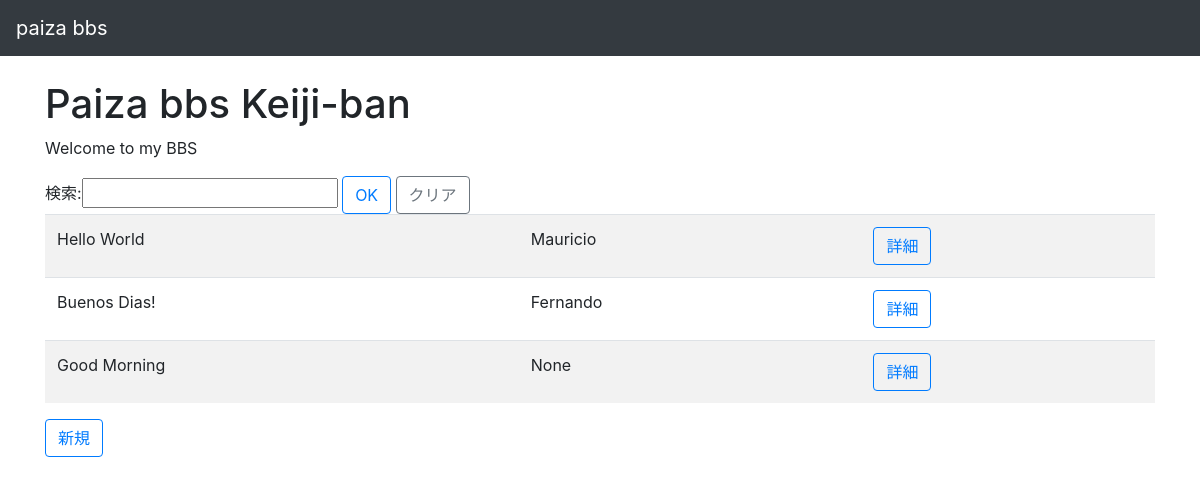
The page /bbs/ on the database as committed earlier.
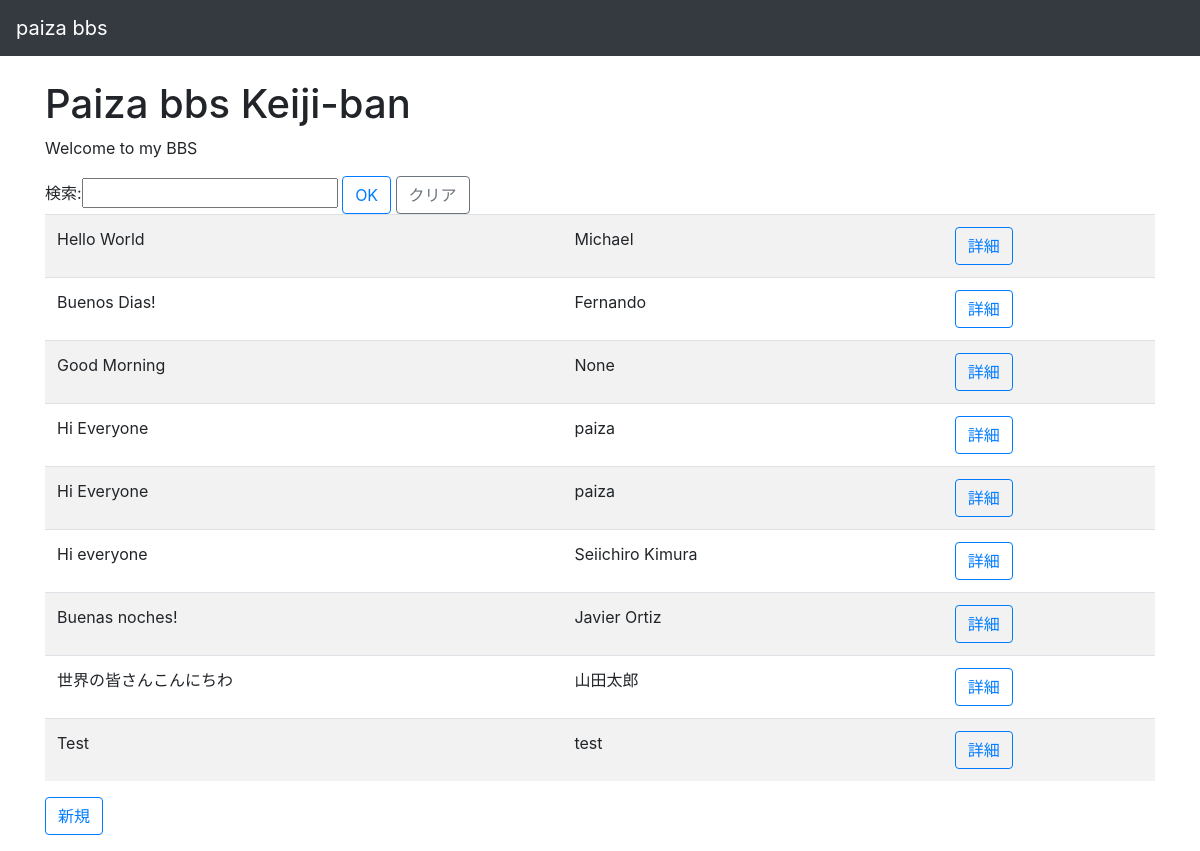
The same page on the database as committed later.
### bbs/models.py (models this page shows, shortened)
class Article(models.Model):
    content = models.CharField(max_length=200)
    user_name = models.CharField(max_length=200, null = True)

### bbs/views.py (the view)
# urls.py: path('', views.index, name='index'),
def index(request):
    searchForm = SearchForm(request.GET)
    if searchForm.is_valid():
        keyword =  searchForm.cleaned_data['keyword']
        articles = Article.objects.filter(content__contains=keyword)
    else:
        searchForm = SearchForm()
        articles = Article.objects.all()
    context = {
        'message': 'Welcome to my BBS',
        'articles': articles,
        'searchForm': searchForm,
    }
    return render(request, 'bbs/index.html', context)

### bbs/forms.py
class SearchForm(forms.Form):
    keyword = forms.CharField(label='検索', max_length=100)

### bbs/templates/bbs/index.html
{% extends './base.html' %}
{% block content %}
    <h1>Paiza bbs Keiji-ban</h1>
    <p>{{ message }}</p>
    {% if searchForm %}
      <form action='{% url "bbs:index" %}' method='get'>
        <div class='form.group'>
          {{ searchForm }}
          <input type='submit' class='btn btn-outline-primary' value='OK'>
          <a href='{% url "bbs:index" %}' class='btn btn-outline-secondary'>クリア</a>
        </div>
      </form>
    {% endif %}
    <table class='table table-striped table-hover'>
      {% for article in articles %}
      <tr>
          <td>{{ article.content }}</td>
          <td>{{ article.user_name }}</td>
          <td>
            <a href="{% url 'bbs:detail' article.id %}" class='btn btn-outline-primary'>詳細</a>
          </td>
      </tr>
      {% endfor %}
    </table>
    <p>
      <a href="{% url 'bbs:new' %}" class='btn btn-outline-primary'>新規</a>
    </p>
{% endblock %}

### bbs/templates/bbs/base.html (shortened to what this page needs)
<!DOCTYPE html>
<html lang="ja">
  <head>
    <link rel='stylesheet' href='https://maxcdn.bootstrapcdn.com/bootstrap/4.0.0/css/bootstrap.min.css'&gt;>
  </head>
  <body>
    <nav class='navbar navbar-expand-md navbar-dark bg-dark fixed-top'>
      <a class='navbar-brand' href='{% url "bbs:index" %}'>paiza bbs</a>
    </nav>
    <div class='container'>
      {% block content %}
      {% endblock %}
    </div>
  </body>
</html>

### bbs/templates/bbs/base.html (style rules this page uses)
body { padding-top: 80px; }

Rows that differ between the two databases and show on the page:
changed Article "Hello World": user_name "Mauricio" → "Michael"
added Article: content "Hi Everyone", user_name "paiza"
added Article: content "Hi Everyone", user_name "paiza"
added Article: content "Hi everyone", user_name "Seiichiro Kimura"
added Article: content "Buenas noches!", user_name "Javier Ortiz"
added Article: content "世界の皆さんこんにちわ", user_name "山田太郎"
added Article: content "Test", user_name "test"
